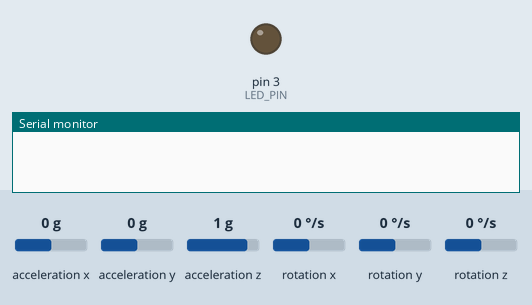
The sketch below on a simulated Arduino Uno, built with avr-gcc and run on an emulated ATmega328P. Shown: output pins drawn as LEDs (lit = HIGH), the last lines printed to the serial monitor. The test bench sets the inputs (shaded band); at power-on: acceleration y 0 g, acceleration z 1 g, acceleration x 0 g, rotation x 0 °/s, rotation y 0 °/s, rotation z 0 °/s.

Above: at 1.2 s.
1.3 s: acceleration y set to -1.4 g
2.8 s: acceleration z set to 0.2 g
4.3 s: acceleration z set to -0.1 g
At 5.5 s:
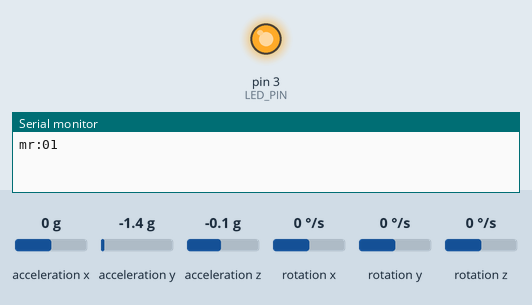
7.3 s: acceleration x set to -0.3 g
10.3 s: acceleration x set to -0.6 g
At 11.2 s:
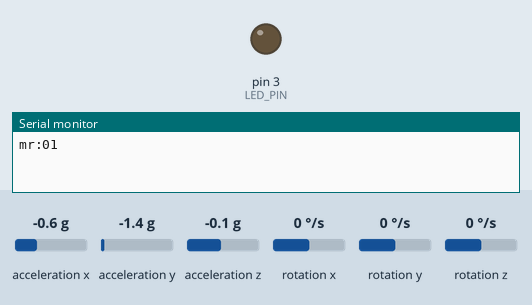
11.8 s: acceleration x set to 0 g
At 12.7 s:
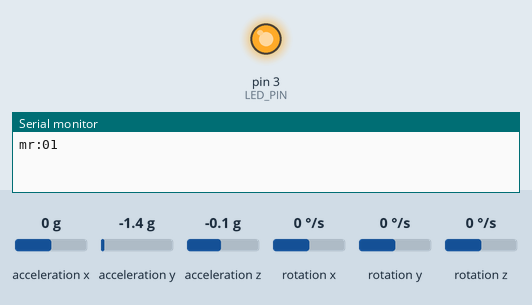
Timing chart, 0 to 14.8 s (numbered marks = the images above; inputs shaded):
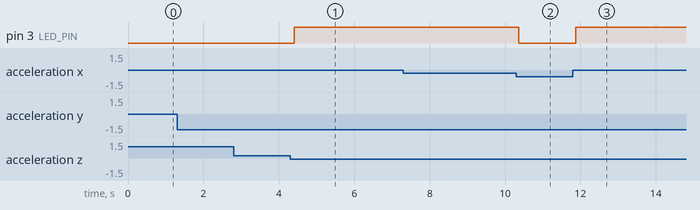

The sketch:

MPU_states_left.ino
```cpp
// (licence header left out)
 /* ============================================
I2Cdev device library code is placed under the MIT license
Copyright (c) 2011 Jeff Rowberg

Permission is hereby granted, free of charge, to any person obtaining a copy
of this software and associated documentation files (the "Software"), to deal
in the Software without restriction, including without limitation the rights
to use, copy, modify, merge, publish, distribute, sublicense, and/or sell
copies of the Software, and to permit persons to whom the Software is
furnished to do so, subject to the following conditions:

The above copyright notice and this permission notice shall be included in
all copies or substantial portions of the Software.

THE SOFTWARE IS PROVIDED "AS IS", WITHOUT WARRANTY OF ANY KIND, EXPRESS OR
IMPLIED, INCLUDING BUT NOT LIMITED TO THE WARRANTIES OF MERCHANTABILITY,
FITNESS FOR A PARTICULAR PURPOSE AND NONINFRINGEMENT. IN NO EVENT SHALL THE
AUTHORS OR COPYRIGHT HOLDERS BE LIABLE FOR ANY CLAIM, DAMAGES OR OTHER
LIABILITY, WHETHER IN AN ACTION OF CONTRACT, TORT OR OTHERWISE, ARISING FROM,
OUT OF OR IN CONNECTION WITH THE SOFTWARE OR THE USE OR OTHER DEALINGS IN
THE SOFTWARE.
===============================================
*/


//TODO: ranges ipv alleen erboven of eronder


/*
 * uno: 0x68
 *
 *
 *
 */


//==================================== globals ==================================

//////////// MPU6050 config //////////////

// I2Cdev and MPU6050 must be installed as libraries, or else the .cpp/.h files
// for both classes must be in the include path of your project
#include "I2Cdev.h"
#include "MPU6050.h"

// Arduino Wire library is required if I2Cdev I2CDEV_ARDUINO_WIRE implementation
// is used in I2Cdev.h
#if I2CDEV_IMPLEMENTATION == I2CDEV_ARDUINO_WIRE
    #include "Wire.h"
#endif

// class default I2C address is 0x68
// specific I2C addresses may be passed as a parameter here
// AD0 low = 0x68 (default for InvenSense evaluation board)
// AD0 high = 0x69
MPU6050 accelgyro;
//MPU6050 accelgyro(0x69); // <-- use for AD0 high

int16_t ax, ay, az;
int16_t gx, gy, gz;

#define USE_ACCEL 3
// #define USE_GYRO 3

#if defined(USE_ACCEL) && defined(USE_GYRO)
const int numAxis = USE_ACCEL + USE_GYRO;
const int AX = 0;
const int AY = 1;
const int AZ = 2;
const int GX = 3;
const int GY = 4;
const int GZ = 5;
#elif defined(USE_ACCEL)
const int numAxis = USE_ACCEL;
const int AX = 0;
const int AY = 1;
const int AZ = 2;
#elif defined(USE_GYRO)
const int numAxis = USE_GYRO;
const int GX = 0;
const int GY = 1;
const int GZ = 2;
#endif


////////////// DEBUG /////////////

// uncomment "OUTPUT_READABLE_ACCELGYRO" if you want to see a tab-separated
// list of the accel X/Y/Z and then gyro X/Y/Z values in decimal. Easy to read,
// not so easy to parse, and slow(er) over UART.
//#define OUTPUT_READABLE_ACCELGYRO

#define DEBUG

//TODO: check whether blinkstate etc wont give errors if debug is uncommented
#ifdef DEBUG
 #define DEBUG_PRINT(x)  //Serial.print (x)
 #define DEBUG_PRINTLN(x)  //Serial.println (x)
 #define LED_PIN 3
 boolean blinkState = false;
 boolean glowing = false;
 uint32_t glowEnd = -1;
 const uint32_t glowDuration = 2500;
#else
 #define DEBUG_PRINT(x)
 #define DEBUG_PRINTLN(x)
 #define LED_PIN
 #define glowing
#endif


/////////// READINGS ///////////

uint16_t lastReport;
const int numReadings = 25;

int32_t readings[numAxis][numReadings];  // the reading history
int32_t readIndex[numAxis];              // the index of the current reading
int32_t total[numAxis];                  // the running total
int32_t average[numAxis];                // the average


/////////// FUNCTIONS /////////
//TODO: see if possible to make this more general, so I don't have to write this over and over for every function

boolean flat = false;
uint32_t flatStarted = 0;
uint32_t flatDuration = 0;
uint32_t flatLastEnded = 0;

boolean vertical = false;
uint32_t verticalStarted = 0;
uint32_t verticalDuration = 0;
uint32_t verticalLastEnded = 0;

boolean forward = false;
uint32_t forwardStarted = 0;
uint32_t forwardDuration = 0;
uint32_t forwardLastEnded = 0;
boolean wasBack = false;

boolean wasItLifted = false;


////////////////////////// for bluetooth

/*
#include <SoftwareSerial.h>

#define rxPin 7                    // define SoftwareSerial rx data pin
#define txPin 8                    // define SoftwareSerial tx data pin

SoftwareSerial blueTooth(rxPin, txPin);  // create instance of SoftwareSerial

*/


//==================================== setup ==================================

void setup() {

    lastReport = millis();        //so there's a 'starting value' to calculate with

    // join I2C bus (I2Cdev library doesn't do this automatically)
    #if I2CDEV_IMPLEMENTATION == I2CDEV_ARDUINO_WIRE
        Wire.begin();
    #elif I2CDEV_IMPLEMENTATION == I2CDEV_BUILTIN_FASTWIRE
        Fastwire::setup(400, true);
    #endif

    // initialize serial communication
    // (38400 chosen because it works as well at 8MHz as it does at 16MHz, but
    // it's really up to you depending on your project)
    Serial.begin(38400);

    // initialize device
    DEBUG_PRINTLN("Initializing I2C devices...");
    accelgyro.initialize();

    // supply your own gyro offsets here, scaled for min sensitivity
    //TODO: check whether offsets are good for own mpu
    accelgyro.setXGyroOffset(12);
    accelgyro.setYGyroOffset(17);
    accelgyro.setZGyroOffset(-20);
    accelgyro.setXAccelOffset(-4200);
    accelgyro.setYAccelOffset(-1023);
    accelgyro.setZAccelOffset(1181);  // 1688 factory default for my test chip

    // verify connection
    DEBUG_PRINTLN("Testing device connections...");
    DEBUG_PRINTLN(accelgyro.testConnection() ? "MPU6050 connection successful" : "MPU6050 connection failed");

    //TODO check whether can be done differently?
    #ifdef DEBUG
      // configure Arduino LED for
      pinMode(LED_PIN, OUTPUT);
    #endif

    // zero-fill all the arrays:
    for (int axis = 0; axis < numAxis; axis++) {
        readIndex[axis] = 0;
        total[axis] = 0;
        average[axis] = 0;
        for (int i = 0; i<numReadings; i++){
            readings[axis][i] = 0;
        }
    }
    pinMode(0, OUTPUT);
    //blueTooth.begin(38400);


}

//==================================== loop ==================================
void loop() {
    // read raw accel/gyro measurements from device
    accelgyro.getMotion6(&ax, &ay, &az, &gx, &gy, &gz);

    #ifdef USE_ACCEL
        smooth(AX, ax);
        smooth(AY, ay);
        smooth(AZ, az);
    #endif

    #ifdef USE_GYRO
        smooth(GX, gx);
        smooth(GY, gy);
        smooth(GZ, gz);
    #endif

    //Serial.println("I'm here!");

    #ifdef OUTPUT_READABLE_ACCELGYRO
        reportAccelGyro();
    #endif

    checkStates();

    reportStates();
    handleLights();
}


//==================================== state functions ==================================

void checkStates(){
    //TODO: add handlers for states that go against each other
    //TODO: define lifted functions/states for debugging, and forward as standard > make standard for other movements too

    /////////DEBUGGING///////

    #ifdef DEBUG
      checkFlat();
      checkVertical();

      wasItLifted = wasLifted();      //if put directly in the if statement, it doesnt work
      DEBUG_PRINT(wasItLifted);
      if(wasItLifted){
         glowing = true;
      }
      else{
        glowing = false;
      }
    #endif


    ///////// ACTUAL READINGS ///////

    checkForward();

    //TODO: works instantly now, but add handler somewhere for how often it will be communicated to the app
    if(forward &&
        wasBack
        ){
      Serial.println("mr:01");
      //blueTooth.write("FORWARD!");
      #ifdef DEBUG
        glowing = true;
      #endif
    }


}

void checkFlat(){
    #ifdef USE_ACCEL
      if(abs(average[AY]) < 8100 && average[AZ] > 1000 ){ //abs(average[AZ]) > 1000 && abs(average[AX]) < -8001 ){
          if(!flat){
              flatStarted = millis();
          }
          flatLastEnded = millis();

          flatDuration = millis() - flatStarted;

          flat = true;
      } else {
          flat = false;
      }
    #endif
}


void checkVertical(){
    #ifdef USE_ACCEL
    boolean AX_in_range = average[AX] > -8000;      //if done with abs the negative isnt recognized, so above 0 will be the same as beneath 0
    boolean AY_in_range = abs(average[AY]) > 1500;
    boolean AZ_in_range = average[AZ] < 1001;       //same as with x

    if( AZ_in_range && AX_in_range && AY_in_range ){
        if(!vertical){
            verticalStarted = millis();
        }
        verticalLastEnded = millis();

        verticalDuration = millis() - verticalStarted;

        vertical = true;
    } else {
        vertical = false;
    }
    #endif
}


void checkForward(){

   //left hand ranges

   #ifdef USE_ACCEL
    boolean AX_in_range = average[AX] < 9000;
    boolean AY_in_range = average[AY] < -6000;
    //boolean AZ_in_range = average[AZ] < -3000;

    if(AX_in_range && AY_in_range){
        if(!forward){
            forwardStarted = millis();
            wasBack = true;
        }
        else{
           wasBack = false;
        }
        forwardLastEnded = millis();

        forwardDuration = millis() - forwardStarted;

        forward = true;

    } else {
        forward = false;
    }
    #endif
}


boolean wasLifted(){

    if(vertical &&
        verticalDuration > 50 &&
        //millis() - flatLastEnded < 1000 &&          //if you want the led to glow up for max 1 sec uncomment this
        flatDuration > 250  &&
        flatDuration < 2500
        ){
        return true;
    }

    return false;
}


void smooth(int axis, int32_t val) {
    // pop and subtract the last reading:
    total[axis] -= readings[axis][readIndex[axis]];
    total[axis] += val;

    // add value to running total
    readings[axis][readIndex[axis]] = val;
    readIndex[axis]++;

    if(readIndex[axis] >= numReadings)
        readIndex[axis] = 0;

    // calculate the average:
    average[axis] = total[axis] / numReadings;
}


//==================================== debug functions ==================================


void reportStates(){

    DEBUG_PRINT("flat: ");
    DEBUG_PRINT(flat);
    DEBUG_PRINT(" duration: ");
    DEBUG_PRINT(flatDuration);
    DEBUG_PRINT(" since last: ");
    DEBUG_PRINT(millis() - flatLastEnded);

    DEBUG_PRINT(" | vertical: ");
    DEBUG_PRINT(vertical);
    DEBUG_PRINT(" duration: ");
    DEBUG_PRINT(verticalDuration);
    DEBUG_PRINT(" since last: ");
    DEBUG_PRINT(millis() - verticalLastEnded);

    DEBUG_PRINT(" Glowing?: ");
    DEBUG_PRINTLN(glowing);

}


// display tab-separated accel/gyro x/y/z values
void reportAccelGyro(){

    #ifdef USE_ACCEL
        DEBUG_PRINT(average[AX]);
        DEBUG_PRINT("\t");

        DEBUG_PRINT(average[AY]);
        DEBUG_PRINT("\t");

        DEBUG_PRINT(average[AZ]);
        DEBUG_PRINT("\t");
    #endif

    #ifdef USE_GYRO
        DEBUG_PRINT(average[GX]);
        DEBUG_PRINT("\t");

        DEBUG_PRINT(average[GY]);
        DEBUG_PRINT("\t");

        DEBUG_PRINT(average[GZ]);
        DEBUG_PRINT("\t");
    #endif

        DEBUG_PRINT(millis());
        DEBUG_PRINT("\t");

        DEBUG_PRINTLN(millis() - lastReport);
        lastReport = millis();
}

void handleLights(){
    #ifdef DEBUG
      if(glowing){

          DEBUG_PRINTLN("GLOWING!");
          if(glowEnd == -1)
              glowEnd = millis() + glowDuration;

          if(millis() > glowEnd)
              glowing = false;

          // run glow function here
          blinkState =  true;   //was at first !blinkState, but that doesnt work properly;
      }
      if(!glowing){
          // do some variable cleanup
          glowEnd = -1;
          blinkState = false;
      }
      digitalWrite(LED_PIN, blinkState);
     #endif
}
```

Measured:
- the behaviour switches between 0.1 and 0 g on acceleration z (found by bisection; images 0 and 1)
- the behaviour switches between -0.4 and -0.5 g on acceleration x (found by bisection; images 1 and 2)
- after the input at 2.8 s, every drawn part: stays the same
- after the input at 4.3 s, pin 3 (LED_PIN): LOW → HIGH after 0.10 s
- after the input at 10.3 s, pin 3 (LED_PIN): HIGH → LOW after 0.07 s
- after the input at 11.8 s, pin 3 (LED_PIN): LOW → HIGH after 0.08 s
